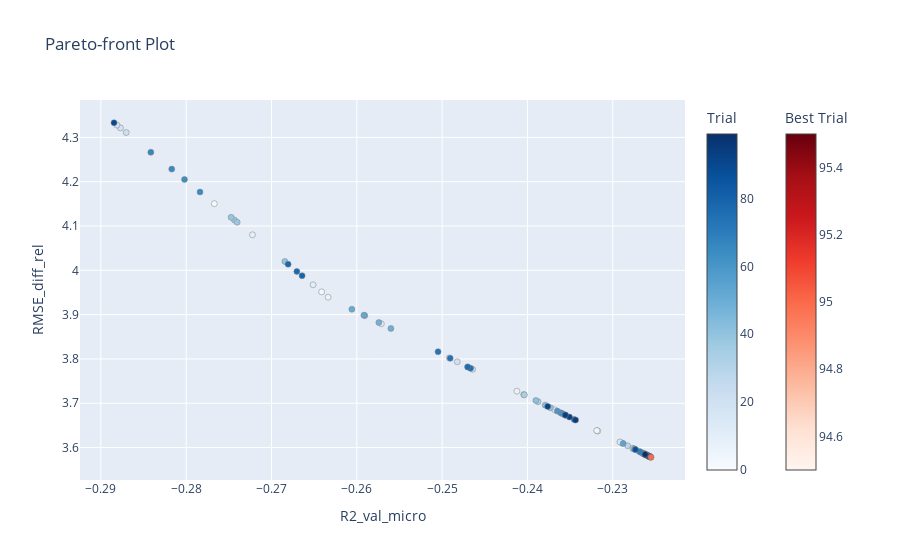
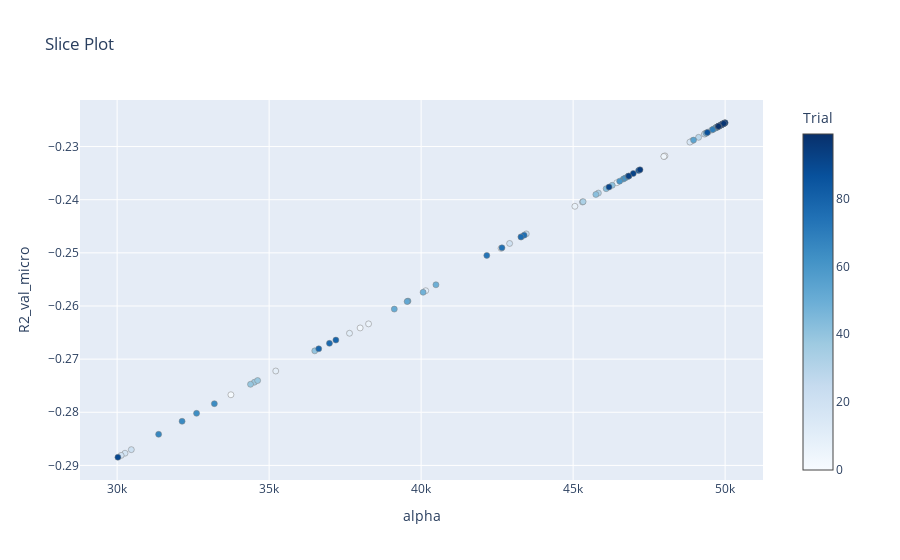
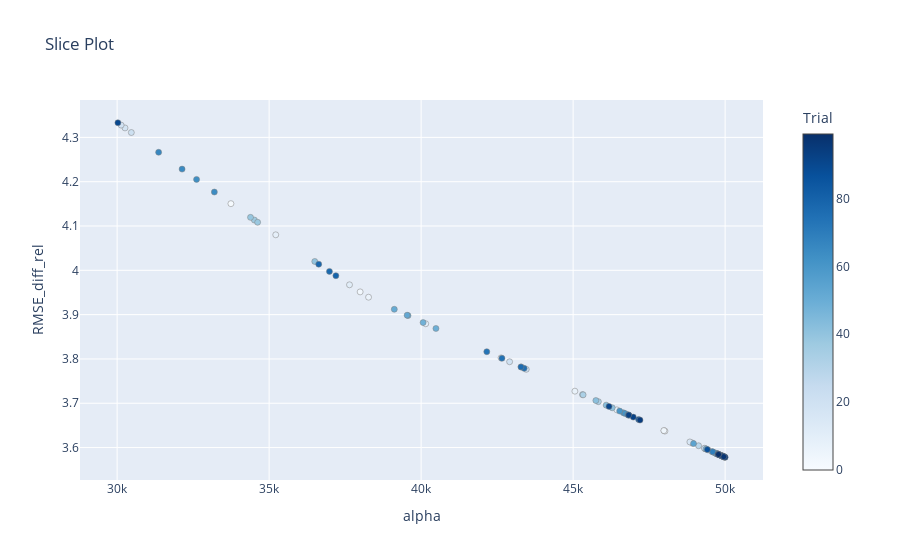

Notebook code for these charts, in order:
### Markdown cell above
___

## <center><a id=3 style='color:red'>Обучение Lasso</a>

### Code cell
params = model_tune_params.ModelsParams()
params.set_param(model_params=params.lasso,
                 param_name="alpha",
                 args=[30000, 50000])
op_results = model_tune.get_optimize_results(
    X_train=X_train_test_std_1,
    y_train=y_train_test,
    X_test=X_test_std_1,
    y_test=y_test,
    cv_type='ts',
    train_size=24,
    val_size=12,
    n_trials=100,
    threshold=0.11,
    model_cls=Lasso,
    model_params=params.lasso
    )

### Figure 1 — Plotly figure (JSON) as saved in the notebook; plotly's stock layout.template omitted (floating-point values rounded to 4 significant figures)
{"data": [{"hovertemplate": "%{text}<extra>Trial</extra>", "marker": {"color": [0, 1, 2, 3, 4, 5, 6, 7, 8, 9, 10, 11, 12, 13, 14, 15, 16, 17, 18, 19, 20, 21, 22, 23, 24, 25, 26, 27, 28, 29, 30, 31, 32, 33, 34, 35, 36, 37, 38, 39, 40, 41, 42, 43, 44, 45, 46, 47, 48, 49, 50, 51, 52, 53, 54, 55, 56, 57, 58, 59, 60, 61, 62, 63, 64, 65, 66, 67, 68, 69, 70, 71, 72, 73, 74, 75, 76, 77, 78, 79, 80, 81, 82, 83, 84, 85, 86, 87, 88, 89, 90, 91, 92, 93, 94, 96, 97, 98, 99], "colorbar": {"title": {"text": "Trial"}}, "colorscale": [[0, "rgb(247,251,255)"], [0.125, "rgb(222,235,247)"], [0.25, "rgb(198,219,239)"], [0.375, "rgb(158,202,225)"], [0.5, "rgb(107,174,214)"], [0.625, "rgb(66,146,198)"], [0.75, "rgb(33,113,181)"], [0.875, "rgb(8,81,156)"], [1, "rgb(8,48,107)"]], "line": {"color": "Grey", "width": 0.5}}, "mode": "markers", "showlegend": false, "text": ["{<br>  \"number\": 0,<br>  \"values\": [<br>    -0.2318409923601914,<br>    3.638044597368958<br>  ],<br>  \"params\": {<br>    \"alpha\": 47993.077461203444<br>  }<br>}", "{<br>  \"number\": 1,<br>  \"values\": [<br>    -0.27670568804356277,<br>    4.15043699660627<br>  ],<br>  \"params\": {<br>    \"alpha\": 33743.16696814177<br>  }<br>}", "{<br>  \"number\": 2,<br>  \"values\": [<br>    -0.23175317089599412,<br>    3.6372103790609684<br>  ],<br>  \"params\": {<br>    \"alpha\": 48020.898606095114<br>  }<br>}", "{<br>  \"number\": 3,<br>  \"values\": [<br>    -0.2641281406032703,<br>    3.9513040982985133<br>  ],<br>  \"params\": {<br>    \"alpha\": 37994.16074653104<br>  }<br>}", "{<br>  \"number\": 4,<br>  \"values\": [<br>    -0.23186680993014264,<br>    3.638289840402222<br>  ],<br>  \"params\": {<br>    \"alpha\": 47984.89959641821<br>  }<br>}", "{<br>  \"number\": 5,<br>  \"values\": [<br>    -0.24915165240940906,<br>    3.8023946639849546<br>  ],<br>  \"params\": {<br>    \"alpha\": 42628.75677188081<br>  }<br>}", "{<br>  \"number\": 6,<br>  \"values\": [<br>    -0.2633675827953086,<br>    3.939362762924463<br>  ],<br>  \"params\": {<br>    \"alpha\": 38270.59808449073<br>  }<br>}", "{<br>  \"number\": 7,<br>  \"values\": [<br>    -0.24123973937645826,<br>    3.7272383651378025<br>  ],<br>  \"params\": {<br>    \"alpha\": 45058.12564613282<br>  }<br>}", "{<br>  \"number\": 8,<br>  \"values\": [<br>    -0.2368052512765686,<br>    3.6851311957659125<br>  ],<br>  \"params\": {<br>    \"alpha\": 46438.00183668844<br>  }<br>}", "{<br>  \"number\": 9,<br>  \"values\": [<br>    -0.2722327641649185,<br>    4.080123965598408<br>  ],<br>  \"params\": {<br>    \"alpha\": 35218.149050432374<br>  }<br>}", "{<br>  \"number\": 10,<br>  \"values\": [<br>    -0.2571286061642868,<br>    3.8793824711133134<br>  ],<br>  \"params\": {<br>    \"alpha\": 40151.58088747901<br>  }<br>}", "{<br>  \"number\": 11,<br>  \"values\": [<br>    -0.2651283171075862,<br>    3.9673148769476914<br>  ],<br>  \"params\": {<br>    \"alpha\": 37643.96422897065<br>  }<br>}", "{<br>  \"number\": 12,<br>  \"values\": [<br>    -0.22756925349383517,<br>    3.597529104642436<br>  ],<br>  \"params\": {<br>    \"alpha\": 49345.702018839016<br>  }<br>}", "{<br>  \"number\": 13,<br>  \"values\": [<br>    -0.22571658155437602,<br>    3.5799918205565913<br>  ],<br>  \"params\": {<br>    \"alpha\": 49935.81417750095<br>  }<br>}", "{<br>  \"number\": 14,<br>  \"values\": [<br>    -0.22590321465822694,<br>    3.5817576136089926<br>  ],<br>  \"params\": {<br>    \"alpha\": 49876.04073344444<br>  }<br>}", "{<br>  \"number\": 15,<br>  \"values\": [<br>    -0.22892204251387405,<br>    3.6103486126046116<br>  ],<br>  \"params\": {<br>    \"alpha\": 48916.73721881912<br>  }<br>}", "{<br>  \"number\": 16,<br>  \"values\": [<br>    -0.22916268493168945,<br>    3.612641059809812<br>  ],<br>  \"params\": {<br>    \"alpha\": 48840.04585078283<br>  }<br>}", "{<br>  \"number\": 17,<br>  \"values\": [<br>    -0.2272716908608996,<br>    3.5947104365896663<br>  ],<br>  \"params\": {<br>    \"alpha\": 49440.70822045127<br>  }<br>}", "{<br>  \"number\": 18,<br>  \"values\": [<br>    -0.28770538399110035,<br>    4.321366378783945<br>  ],<br>  \"params\": {<br>    \"alpha\": 30258.926323037325<br>  }<br>}", "{<br>  \"number\": 19,<br>  \"values\": [<br>    -0.28811757180994224,<br>    4.327718532340025<br>  ],<br>  \"params\": {<br>    \"alpha\": 30132.070822101057<br>  }<br>}", "{<br>  \"number\": 20,<br>  \"values\": [<br>    -0.2482294371653797,<br>    3.793631145057539<br>  ],<br>  \"params\": {<br>    \"alpha\": 42910.82747701996<br>  }<br>}", "{<br>  \"number\": 21,<br>  \"values\": [<br>    -0.2870312491625713,<br>    4.310988938797033<br>  ],<br>  \"params\": {<br>    \"alpha\": 30466.878860481866<br>  }<br>}", "{<br>  \"number\": 22,<br>  \"values\": [<br>    -0.246991731622751,<br>    3.7818348707160774<br>  ],<br>  \"params\": {<br>    \"alpha\": 43289.656035245804<br>  }<br>}", "{<br>  \"number\": 23,<br>  \"values\": [<br>    -0.24643236244484612,<br>    3.7765653522406986<br>  ],<br>  \"params\": {<br>    \"alpha\": 43459.14660052945<br>  }<br>}", "{<br>  \"number\": 24,<br>  \"values\": [<br>    -0.22626382646204868,<br>    3.5852115438834358<br>  ],<br>  \"params\": {<br>    \"alpha\": 49760.72584828786<br>  }<br>}", "{<br>  \"number\": 25,<br>  \"values\": [<br>    -0.22758606409147597,<br>    3.5976987525610573<br>  ],<br>  \"params\": {<br>    \"alpha\": 49340.247395523984<br>  }<br>}", "{<br>  \"number\": 26,<br>  \"values\": [<br>    -0.22765031720385975,<br>    3.5983384985660902<br>  ],<br>  \"params\": {<br>    \"alpha\": 49319.944333049796<br>  }<br>}", "{<br>  \"number\": 27,<br>  \"values\": [<br>    -0.2264051822213884,<br>    3.5865495852438607<br>  ],<br>  \"params\": {<br>    \"alpha\": 49715.50181174099<br>  }<br>}", "{<br>  \"number\": 28,<br>  \"values\": [<br>    -0.22826205928201815,<br>    3.6040912857459535<br>  ],<br>  \"params\": {<br>    \"alpha\": 49127.02247791225<br>  }<br>}", "{<br>  \"number\": 29,<br>  \"values\": [<br>    -0.22612648115500544,<br>    3.583901306271246<br>  ],<br>  \"params\": {<br>    \"alpha\": 49804.768298240546<br>  }<br>}", "{<br>  \"number\": 30,<br>  \"values\": [<br>    -0.22580505929537864,<br>    3.5808289242404348<br>  ],<br>  \"params\": {<br>    \"alpha\": 49907.47435044497<br>  }<br>}", "{<br>  \"number\": 31,<br>  \"values\": [<br>    -0.24043140063477164,<br>    3.719563018012249<br>  ],<br>  \"params\": {<br>    \"alpha\": 45308.736186719805<br>  }<br>}", "{<br>  \"number\": 32,<br>  \"values\": [<br>    -0.23874960354516328,<br>    3.70357292890735<br>  ],<br>  \"params\": {<br>    \"alpha\": 45830.83446641835<br>  }<br>}", "{<br>  \"number\": 33,<br>  \"values\": [<br>    -0.24036747028959904,<br>    3.7189526073097707<br>  ],<br>  \"params\": {<br>    \"alpha\": 45328.73781775048<br>  }<br>}", "{<br>  \"number\": 34,<br>  \"values\": [<br>    -0.2268886486802748,<br>    3.591082646815077<br>  ],<br>  \"params\": {<br>    \"alpha\": 49563.097063542366<br>  }<br>}", "{<br>  \"number\": 35,<br>  \"values\": [<br>    -0.22644045379179611,<br>    3.5868834710534014<br>  ],<br>  \"params\": {<br>    \"alpha\": 49704.21938949365<br>  }<br>}", "{<br>  \"number\": 36,<br>  \"values\": [<br>    -0.22640616762243604,<br>    3.5865589091112615<br>  ],<br>  \"params\": {<br>    \"alpha\": 49715.18659755017<br>  }<br>}", "{<br>  \"number\": 37,<br>  \"values\": [<br>    -0.27434767071409016,<br>    4.1134761782114655<br>  ],<br>  \"params\": {<br>    \"alpha\": 34514.44424203793<br>  }<br>}", "{<br>  \"number\": 38,<br>  \"values\": [<br>    -0.274028173216893,<br>    4.108410427252432<br>  ],<br>  \"params\": {<br>    \"alpha\": 34621.21568548027<br>  }<br>}", "{<br>  \"number\": 39,<br>  \"values\": [<br>    -0.27473541776827703,<br>    4.119498101851578<br>  ],<br>  \"params\": {<br>    \"alpha\": 34388.49931031288<br>  }<br>}", "{<br>  \"number\": 40,<br>  \"values\": [<br>    -0.26843608518679507,<br>    4.019994467165135<br>  ],<br>  \"params\": {<br>    \"alpha\": 36501.555842711045<br>  }<br>}", "{<br>  \"number\": 41,<br>  \"values\": [<br>    -0.2372902313509091,<br>    3.6897524304854827<br>  ],<br>  \"params\": {<br>    \"alpha\": 46285.62373595696<br>  }<br>}", "{<br>  \"number\": 42,<br>  \"values\": [<br>    -0.23901240049362515,<br>    3.7061103668423745<br>  ],<br>  \"params\": {<br>    \"alpha\": 45748.68421090224<br>  }<br>}", "{<br>  \"number\": 43,<br>  \"values\": [<br>    -0.23792520031765219,<br>    3.6957570046294856<br>  ],<br>  \"params\": {<br>    \"alpha\": 46087.22038284167<br>  }<br>}", "{<br>  \"number\": 44,<br>  \"values\": [<br>    -0.2255335301831085,<br>    3.5782600800871887<br>  ],<br>  \"params\": {<br>    \"alpha\": 49994.46289228582<br>  }<br>}", "{<br>  \"number\": 45,<br>  \"values\": [<br>    -0.22604058075638944,<br>    3.5830884197674573<br>  ],<br>  \"params\": {<br>    \"alpha\": 49832.26384477254<br>  }<br>}", "{<br>  \"number\": 46,<br>  \"values\": [<br>    -0.2266779573906208,<br>    3.5890874440507257<br>  ],<br>  \"params\": {<br>    \"alpha\": 49630.46127177884<br>  }<br>}", "{<br>  \"number\": 47,<br>  \"values\": [<br>    -0.22748239761179145,<br>    3.5967063246597037<br>  ],<br>  \"params\": {<br>    \"alpha\": 49373.42754603177<br>  }<br>}", "{<br>  \"number\": 48,<br>  \"values\": [<br>    -0.2574131360185865,<br>    3.8820988870183615<br>  ],<br>  \"params\": {<br>    \"alpha\": 40065.04600256459<br>  }<br>}", "{<br>  \"number\": 49,<br>  \"values\": [<br>    -0.25600618176276235,<br>    3.868791860060123<br>  ],<br>  \"params\": {<br>    \"alpha\": 40487.288527080535<br>  }<br>}", "{<br>  \"number\": 50,<br>  \"values\": [<br>    -0.259073057959617,<br>    3.8978188949114054<br>  ],<br>  \"params\": {<br>    \"alpha\": 39568.50152979796<br>  }<br>}", "{<br>  \"number\": 51,<br>  \"values\": [<br>    -0.2605823420812441,<br>    3.9120911838142445<br>  ],<br>  \"params\": {<br>    \"alpha\": 39117.32282569733<br>  }<br>}", "{<br>  \"number\": 52,<br>  \"values\": [<br>    -0.25916841645773236,<br>    3.8987271057630672<br>  ],<br>  \"params\": {<br>    \"alpha\": 39539.66615703063<br>  }<br>}", "{<br>  \"number\": 53,<br>  \"values\": [<br>    -0.22576865179287275,<br>    3.580484463228821<br>  ],<br>  \"params\": {<br>    \"alpha\": 49919.13522006301<br>  }<br>}", "{<br>  \"number\": 54,<br>  \"values\": [<br>    -0.22878261923163334,<br>    3.6090266095531747<br>  ],<br>  \"params\": {<br>    \"alpha\": 48961.13712861108<br>  }<br>}", "{<br>  \"number\": 55,<br>  \"values\": [<br>    -0.2257920558658244,<br>    3.5807058873703266<br>  ],<br>  \"params\": {<br>    \"alpha\": 49911.63908734429<br>  }<br>}", "{<br>  \"number\": 56,<br>  \"values\": [<br>    -0.2264160546325611,<br>    3.586652499389276<br>  ],<br>  \"params\": {<br>    \"alpha\": 49712.02393465116<br>  }<br>}", "{<br>  \"number\": 57,<br>  \"values\": [<br>    -0.22646787896896514,<br>    3.5871430741825345<br>  ],<br>  \"params\": {<br>    \"alpha\": 49695.44737738807<br>  }<br>}", "{<br>  \"number\": 58,<br>  \"values\": [<br>    -0.2255714729581204,<br>    3.5786190099587762<br>  ],<br>  \"params\": {<br>    \"alpha\": 49982.30433172121<br>  }<br>}", "{<br>  \"number\": 59,<br>  \"values\": [<br>    -0.23612145776438154,<br>    3.6786215363436376<br>  ],<br>  \"params\": {<br>    \"alpha\": 46650.70479252113<br>  }<br>}", "{<br>  \"number\": 60,<br>  \"values\": [<br>    -0.23651065459862952,<br>    3.6823137600366915<br>  ],<br>  \"params\": {<br>    \"alpha\": 46530.71463524392<br>  }<br>}", "{<br>  \"number\": 61,<br>  \"values\": [<br>    -0.23592996926944743,<br>    3.6767979523501717<br>  ],<br>  \"params\": {<br>    \"alpha\": 46710.96122819613<br>  }<br>}", "{<br>  \"number\": 62,<br>  \"values\": [<br>    -0.23564808774569923,<br>    3.674113724199301<br>  ],<br>  \"params\": {<br>    \"alpha\": 46799.703886858035<br>  }<br>}", "{<br>  \"number\": 63,<br>  \"values\": [<br>    -0.28020031991422156,<br>    4.205154353079368<br>  ],<br>  \"params\": {<br>    \"alpha\": 32612.713897084814<br>  }<br>}", "{<br>  \"number\": 64,<br>  \"values\": [<br>    -0.27838000775257776,<br>    4.176701248949144<br>  ],<br>  \"params\": {<br>    \"alpha\": 33198.33932458747<br>  }<br>}", "{<br>  \"number\": 65,<br>  \"values\": [<br>    -0.2816933626832825,<br>    4.22838910473917<br>  ],<br>  \"params\": {<br>    \"alpha\": 32136.95203703638<br>  }<br>}", "{<br>  \"number\": 66,<br>  \"values\": [<br>    -0.28414541123751746,<br>    4.266379988882694<br>  ],<br>  \"params\": {<br>    \"alpha\": 31365.433881464287<br>  }<br>}", "{<br>  \"number\": 67,<br>  \"values\": [<br>    -0.22566067543760138,<br>    3.5794629052382567<br>  ],<br>  \"params\": {<br>    \"alpha\": 49953.72380731965<br>  }<br>}", "{<br>  \"number\": 68,<br>  \"values\": [<br>    -0.226267835852072,<br>    3.585249496969028<br>  ],<br>  \"params\": {<br>    \"alpha\": 49759.4429418338<br>  }<br>}", "{<br>  \"number\": 69,<br>  \"values\": [<br>    -0.2268035496223222,<br>    3.5902767589692166<br>  ],<br>  \"params\": {<br>    \"alpha\": 49590.30225587455<br>  }<br>}", "{<br>  \"number\": 70,<br>  \"values\": [<br>    -0.22593623516256134,<br>    3.582070043779096<br>  ],<br>  \"params\": {<br>    \"alpha\": 49865.46754883901<br>  }<br>}", "{<br>  \"number\": 71,<br>  \"values\": [<br>    -0.22592003121385673,<br>    3.5819167240945684<br>  ],<br>  \"params\": {<br>    \"alpha\": 49870.65597345441<br>  }<br>}", "{<br>  \"number\": 72,<br>  \"values\": [<br>    -0.2256182179274997,<br>    3.579061223501344<br>  ],<br>  \"params\": {<br>    \"alpha\": 49967.32651897829<br>  }<br>}", "{<br>  \"number\": 73,<br>  \"values\": [<br>    -0.25047905328304143,<br>    3.8163394494583893<br>  ],<br>  \"params\": {<br>    \"alpha\": 42159.9376390379<br>  }<br>}", "{<br>  \"number\": 74,<br>  \"values\": [<br>    -0.24905709694388367,<br>    3.8014684820135205<br>  ],<br>  \"params\": {<br>    \"alpha\": 42658.98077198176<br>  }<br>}", "{<br>  \"number\": 75,<br>  \"values\": [<br>    -0.24666919949768928,<br>    3.7787782662666642<br>  ],<br>  \"params\": {<br>    \"alpha\": 43388.23626184265<br>  }<br>}", "{<br>  \"number\": 76,<br>  \"values\": [<br>    -0.24700838909788758,<br>    3.781998116059754<br>  ],<br>  \"params\": {<br>    \"alpha\": 43284.30894222404<br>  }<br>}", "{<br>  \"number\": 77,<br>  \"values\": [<br>    -0.2670301199778231,<br>    3.997611957630328<br>  ],<br>  \"params\": {<br>    \"alpha\": 36984.40132083998<br>  }<br>}", "{<br>  \"number\": 78,<br>  \"values\": [<br>    -0.26805567771635963,<br>    4.013906902856674<br>  ],<br>  \"params\": {<br>    \"alpha\": 36632.06935045897<br>  }<br>}", "{<br>  \"number\": 79,<br>  \"values\": [<br>    -0.26641536227739904,<br>    3.987859348140183<br>  ],<br>  \"params\": {<br>    \"alpha\": 37195.93171884556<br>  }<br>}", "{<br>  \"number\": 80,<br>  \"values\": [<br>    -0.2355353195682155,<br>    3.673039912473309<br>  ],<br>  \"params\": {<br>    \"alpha\": 46835.21971724541<br>  }<br>}", "{<br>  \"number\": 81,<br>  \"values\": [<br>    -0.22618288615705096,<br>    3.5844351255068765<br>  ],<br>  \"params\": {<br>    \"alpha\": 49786.71655062987<br>  }<br>}", "{<br>  \"number\": 82,<br>  \"values\": [<br>    -0.2345173091060997,<br>    3.6633955132084757<br>  ],<br>  \"params\": {<br>    \"alpha\": 47153.851817758485<br>  }<br>}", "{<br>  \"number\": 83,<br>  \"values\": [<br>    -0.2257493335757934,<br>    3.5803016899424205<br>  ],<br>  \"params\": {<br>    \"alpha\": 49925.32295687307<br>  }<br>}", "{<br>  \"number\": 84,<br>  \"values\": [<br>    -0.22566845222599707,<br>    3.5795364785305277<br>  ],<br>  \"params\": {<br>    \"alpha\": 49951.23237588742<br>  }<br>}", "{<br>  \"number\": 85,<br>  \"values\": [<br>    -0.2257933639508407,<br>    3.5807182663638297<br>  ],<br>  \"params\": {<br>    \"alpha\": 49911.22012901975<br>  }<br>}", "{<br>  \"number\": 86,<br>  \"values\": [<br>    -0.22611455384020052,<br>    3.5837884363236694<br>  ],<br>  \"params\": {<br>    \"alpha\": 49808.58575925302<br>  }<br>}", "{<br>  \"number\": 87,<br>  \"values\": [<br>    -0.2273493932169608,<br>    3.5954464303086136<br>  ],<br>  \"params\": {<br>    \"alpha\": 49415.893763308115<br>  }<br>}", "{<br>  \"number\": 88,<br>  \"values\": [<br>    -0.22619801056379685,<br>    3.5845782592838695<br>  ],<br>  \"params\": {<br>    \"alpha\": 49781.87651818537<br>  }<br>}", "{<br>  \"number\": 89,<br>  \"values\": [<br>    -0.22590453992435533,<br>    3.581770148023566<br>  ],<br>  \"params\": {<br>    \"alpha\": 49875.616368721116<br>  }<br>}", "{<br>  \"number\": 90,<br>  \"values\": [<br>    -0.28846216446441564,<br>    4.333037000022638<br>  ],<br>  \"params\": {<br>    \"alpha\": 30025.529533195462<br>  }<br>}", "{<br>  \"number\": 91,<br>  \"values\": [<br>    -0.23762602826914936,<br>    3.6929049627569084<br>  ],<br>  \"params\": {<br>    \"alpha\": 46181.134790434786<br>  }<br>}", "{<br>  \"number\": 92,<br>  \"values\": [<br>    -0.23507248062956698,<br>    3.6686794726711516<br>  ],<br>  \"params\": {<br>    \"alpha\": 46978.80784372985<br>  }<br>}", "{<br>  \"number\": 93,<br>  \"values\": [<br>    -0.23555920750501902,<br>    3.673267389378568<br>  ],<br>  \"params\": {<br>    \"alpha\": 46827.69565772889<br>  }<br>}", "{<br>  \"number\": 94,<br>  \"values\": [<br>    -0.2343621618130427,<br>    3.6619644819647235<br>  ],<br>  \"params\": {<br>    \"alpha\": 47200.5909337709<br>  }<br>}", "{<br>  \"number\": 96,<br>  \"values\": [<br>    -0.22579451828831676,<br>    3.580729181173113<br>  ],<br>  \"params\": {<br>    \"alpha\": 49910.85041445851<br>  }<br>}", "{<br>  \"number\": 97,<br>  \"values\": [<br>    -0.22565836307209364,<br>    3.579441019201837<br>  ],<br>  \"params\": {<br>    \"alpha\": 49954.46462207014<br>  }<br>}", "{<br>  \"number\": 98,<br>  \"values\": [<br>    -0.22624346657275596,<br>    3.585018821786158<br>  ],<br>  \"params\": {<br>    \"alpha\": 49767.240675465866<br>  }<br>}", "{<br>  \"number\": 99,<br>  \"values\": [<br>    -0.22619464735217587,<br>    3.5845464190907546<br>  ],<br>  \"params\": {<br>    \"alpha\": 49782.95278241405<br>  }<br>}"], "type": "scatter", "x": [-0.2318, -0.2767, -0.2318, -0.2641, -0.2319, -0.2492, -0.2634, -0.2412, -0.2368, -0.2722, -0.2571, -0.2651, -0.2276, -0.2257, -0.2259, -0.2289, -0.2292, -0.2273, -0.2877, -0.2881, -0.2482, -0.287, -0.247, -0.2464, -0.2263, -0.2276, -0.2277, -0.2264, -0.2283, -0.2261, -0.2258, -0.2404, -0.2387, -0.2404, -0.2269, -0.2264, -0.2264, -0.2743, -0.274, -0.2747, -0.2684, -0.2373, -0.239, -0.2379, -0.2255, -0.226, -0.2267, -0.2275, -0.2574, -0.256, -0.2591, -0.2606, -0.2592, -0.2258, -0.2288, -0.2258, -0.2264, -0.2265, -0.2256, -0.2361, -0.2365, -0.2359, -0.2356, -0.2802, -0.2784, -0.2817, -0.2841, -0.2257, -0.2263, -0.2268, -0.2259, -0.2259, -0.2256, -0.2505, -0.2491, -0.2467, -0.247, -0.267, -0.2681, -0.2664, -0.2355, -0.2262, -0.2345, -0.2257, -0.2257, -0.2258, -0.2261, -0.2273, -0.2262, -0.2259, -0.2885, -0.2376, -0.2351, -0.2356, -0.2344, -0.2258, -0.2257, -0.2262, -0.2262], "y": [3.638, 4.15, 3.637, 3.951, 3.638, 3.802, 3.939, 3.727, 3.685, 4.08, 3.879, 3.967, 3.598, 3.58, 3.582, 3.61, 3.613, 3.595, 4.321, 4.328, 3.794, 4.311, 3.782, 3.777, 3.585, 3.598, 3.598, 3.587, 3.604, 3.584, 3.581, 3.72, 3.704, 3.719, 3.591, 3.587, 3.587, 4.113, 4.108, 4.119, 4.02, 3.69, 3.706, 3.696, 3.578, 3.583, 3.589, 3.597, 3.882, 3.869, 3.898, 3.912, 3.899, 3.58, 3.609, 3.581, 3.587, 3.587, 3.579, 3.679, 3.682, 3.677, 3.674, 4.205, 4.177, 4.228, 4.266, 3.579, 3.585, 3.59, 3.582, 3.582, 3.579, 3.816, 3.801, 3.779, 3.782, 3.998, 4.014, 3.988, 3.673, 3.584, 3.663, 3.58, 3.58, 3.581, 3.584, 3.595, 3.585, 3.582, 4.333, 3.693, 3.669, 3.673, 3.662, 3.581, 3.579, 3.585, 3.585]}, {"hovertemplate": "%{text}<extra>Best Trial</extra>", "marker": {"color": [95], "colorbar": {"title": {"text": "Best Trial"}, "x": 1.1, "xpad": 40}, "colorscale": [[0, "rgb(255,245,240)"], [0.125, "rgb(254,224,210)"], [0.25, "rgb(252,187,161)"], [0.375, "rgb(252,146,114)"], [0.5, "rgb(251,106,74)"], [0.625, "rgb(239,59,44)"], [0.75, "rgb(203,24,29)"], [0.875, "rgb(165,15,21)"], [1, "rgb(103,0,13)"]], "line": {"color": "Grey", "width": 0.5}}, "mode": "markers", "showlegend": false, "text": ["{<br>  \"number\": 95,<br>  \"values\": [<br>    -0.22551890012777576,<br>    3.578121700296486<br>  ],<br>  \"params\": {<br>    \"alpha\": 49999.1512679314<br>  }<br>}"], "type": "scatter", "x": [-0.2255], "y": [3.578]}], "layout": {"title": {"text": "Pareto-front Plot"}, "xaxis": {"title": {"text": "R2_val_micro"}}, "yaxis": {"title": {"text": "RMSE_diff_rel"}}}}

### Figure 2 — Plotly figure (JSON) as saved in the notebook; plotly's stock layout.template omitted (floating-point values rounded to 4 significant figures)
{"data": [{"marker": {"color": [0, 1, 2, 3, 4, 5, 6, 7, 8, 9, 10, 11, 12, 13, 14, 15, 16, 17, 18, 19, 20, 21, 22, 23, 24, 25, 26, 27, 28, 29, 30, 31, 32, 33, 34, 35, 36, 37, 38, 39, 40, 41, 42, 43, 44, 45, 46, 47, 48, 49, 50, 51, 52, 53, 54, 55, 56, 57, 58, 59, 60, 61, 62, 63, 64, 65, 66, 67, 68, 69, 70, 71, 72, 73, 74, 75, 76, 77, 78, 79, 80, 81, 82, 83, 84, 85, 86, 87, 88, 89, 90, 91, 92, 93, 94, 95, 96, 97, 98, 99], "colorbar": {"title": {"text": "Trial"}, "x": 1, "xpad": 40}, "colorscale": [[0, "rgb(247,251,255)"], [0.125, "rgb(222,235,247)"], [0.25, "rgb(198,219,239)"], [0.375, "rgb(158,202,225)"], [0.5, "rgb(107,174,214)"], [0.625, "rgb(66,146,198)"], [0.75, "rgb(33,113,181)"], [0.875, "rgb(8,81,156)"], [1, "rgb(8,48,107)"]], "line": {"color": "Grey", "width": 0.5}}, "mode": "markers", "name": "Feasible Trial", "showlegend": false, "type": "scatter", "x": [47990.0, 33740.0, 48020.0, 37990.0, 47980.0, 42630.0, 38270.0, 45060.0, 46440.0, 35220.0, 40150.0, 37640.0, 49350.0, 49940.0, 49880.0, 48920.0, 48840.0, 49440.0, 30260.0, 30130.0, 42910.0, 30470.0, 43290.0, 43460.0, 49760.0, 49340.0, 49320.0, 49720.0, 49130.0, 49800.0, 49910.0, 45310.0, 45830.0, 45330.0, 49560.0, 49700.0, 49720.0, 34510.0, 34620.0, 34390.0, 36500.0, 46290.0, 45750.0, 46090.0, 49990.0, 49830.0, 49630.0, 49370.0, 40070.0, 40490.0, 39570.0, 39120.0, 39540.0, 49920.0, 48960.0, 49910.0, 49710.0, 49700.0, 49980.0, 46650.0, 46530.0, 46710.0, 46800.0, 32610.0, 33200.0, 32140.0, 31370.0, 49950.0, 49760.0, 49590.0, 49870.0, 49870.0, 49970.0, 42160.0, 42660.0, 43390.0, 43280.0, 36980.0, 36630.0, 37200.0, 46840.0, 49790.0, 47150.0, 49930.0, 49950.0, 49910.0, 49810.0, 49420.0, 49780.0, 49880.0, 30030.0, 46180.0, 46980.0, 46830.0, 47200.0, 50000.0, 49910.0, 49950.0, 49770.0, 49780.0], "y": [-0.2318, -0.2767, -0.2318, -0.2641, -0.2319, -0.2492, -0.2634, -0.2412, -0.2368, -0.2722, -0.2571, -0.2651, -0.2276, -0.2257, -0.2259, -0.2289, -0.2292, -0.2273, -0.2877, -0.2881, -0.2482, -0.287, -0.247, -0.2464, -0.2263, -0.2276, -0.2277, -0.2264, -0.2283, -0.2261, -0.2258, -0.2404, -0.2387, -0.2404, -0.2269, -0.2264, -0.2264, -0.2743, -0.274, -0.2747, -0.2684, -0.2373, -0.239, -0.2379, -0.2255, -0.226, -0.2267, -0.2275, -0.2574, -0.256, -0.2591, -0.2606, -0.2592, -0.2258, -0.2288, -0.2258, -0.2264, -0.2265, -0.2256, -0.2361, -0.2365, -0.2359, -0.2356, -0.2802, -0.2784, -0.2817, -0.2841, -0.2257, -0.2263, -0.2268, -0.2259, -0.2259, -0.2256, -0.2505, -0.2491, -0.2467, -0.247, -0.267, -0.2681, -0.2664, -0.2355, -0.2262, -0.2345, -0.2257, -0.2257, -0.2258, -0.2261, -0.2273, -0.2262, -0.2259, -0.2885, -0.2376, -0.2351, -0.2356, -0.2344, -0.2255, -0.2258, -0.2257, -0.2262, -0.2262]}], "layout": {"title": {"text": "Slice Plot"}, "xaxis": {"title": {"text": "alpha"}}, "yaxis": {"title": {"text": "R2_val_micro"}}}}

### Figure 3 — Plotly figure (JSON) as saved in the notebook; plotly's stock layout.template omitted (floating-point values rounded to 4 significant figures)
{"data": [{"marker": {"color": [0, 1, 2, 3, 4, 5, 6, 7, 8, 9, 10, 11, 12, 13, 14, 15, 16, 17, 18, 19, 20, 21, 22, 23, 24, 25, 26, 27, 28, 29, 30, 31, 32, 33, 34, 35, 36, 37, 38, 39, 40, 41, 42, 43, 44, 45, 46, 47, 48, 49, 50, 51, 52, 53, 54, 55, 56, 57, 58, 59, 60, 61, 62, 63, 64, 65, 66, 67, 68, 69, 70, 71, 72, 73, 74, 75, 76, 77, 78, 79, 80, 81, 82, 83, 84, 85, 86, 87, 88, 89, 90, 91, 92, 93, 94, 95, 96, 97, 98, 99], "colorbar": {"title": {"text": "Trial"}, "x": 1, "xpad": 40}, "colorscale": [[0, "rgb(247,251,255)"], [0.125, "rgb(222,235,247)"], [0.25, "rgb(198,219,239)"], [0.375, "rgb(158,202,225)"], [0.5, "rgb(107,174,214)"], [0.625, "rgb(66,146,198)"], [0.75, "rgb(33,113,181)"], [0.875, "rgb(8,81,156)"], [1, "rgb(8,48,107)"]], "line": {"color": "Grey", "width": 0.5}}, "mode": "markers", "name": "Feasible Trial", "showlegend": false, "type": "scatter", "x": [47990.0, 33740.0, 48020.0, 37990.0, 47980.0, 42630.0, 38270.0, 45060.0, 46440.0, 35220.0, 40150.0, 37640.0, 49350.0, 49940.0, 49880.0, 48920.0, 48840.0, 49440.0, 30260.0, 30130.0, 42910.0, 30470.0, 43290.0, 43460.0, 49760.0, 49340.0, 49320.0, 49720.0, 49130.0, 49800.0, 49910.0, 45310.0, 45830.0, 45330.0, 49560.0, 49700.0, 49720.0, 34510.0, 34620.0, 34390.0, 36500.0, 46290.0, 45750.0, 46090.0, 49990.0, 49830.0, 49630.0, 49370.0, 40070.0, 40490.0, 39570.0, 39120.0, 39540.0, 49920.0, 48960.0, 49910.0, 49710.0, 49700.0, 49980.0, 46650.0, 46530.0, 46710.0, 46800.0, 32610.0, 33200.0, 32140.0, 31370.0, 49950.0, 49760.0, 49590.0, 49870.0, 49870.0, 49970.0, 42160.0, 42660.0, 43390.0, 43280.0, 36980.0, 36630.0, 37200.0, 46840.0, 49790.0, 47150.0, 49930.0, 49950.0, 49910.0, 49810.0, 49420.0, 49780.0, 49880.0, 30030.0, 46180.0, 46980.0, 46830.0, 47200.0, 50000.0, 49910.0, 49950.0, 49770.0, 49780.0], "y": [3.638, 4.15, 3.637, 3.951, 3.638, 3.802, 3.939, 3.727, 3.685, 4.08, 3.879, 3.967, 3.598, 3.58, 3.582, 3.61, 3.613, 3.595, 4.321, 4.328, 3.794, 4.311, 3.782, 3.777, 3.585, 3.598, 3.598, 3.587, 3.604, 3.584, 3.581, 3.72, 3.704, 3.719, 3.591, 3.587, 3.587, 4.113, 4.108, 4.119, 4.02, 3.69, 3.706, 3.696, 3.578, 3.583, 3.589, 3.597, 3.882, 3.869, 3.898, 3.912, 3.899, 3.58, 3.609, 3.581, 3.587, 3.587, 3.579, 3.679, 3.682, 3.677, 3.674, 4.205, 4.177, 4.228, 4.266, 3.579, 3.585, 3.59, 3.582, 3.582, 3.579, 3.816, 3.801, 3.779, 3.782, 3.998, 4.014, 3.988, 3.673, 3.584, 3.663, 3.58, 3.58, 3.581, 3.584, 3.595, 3.585, 3.582, 4.333, 3.693, 3.669, 3.673, 3.662, 3.578, 3.581, 3.579, 3.585, 3.585]}], "layout": {"title": {"text": "Slice Plot"}, "xaxis": {"title": {"text": "alpha"}}, "yaxis": {"title": {"text": "RMSE_diff_rel"}}}}
